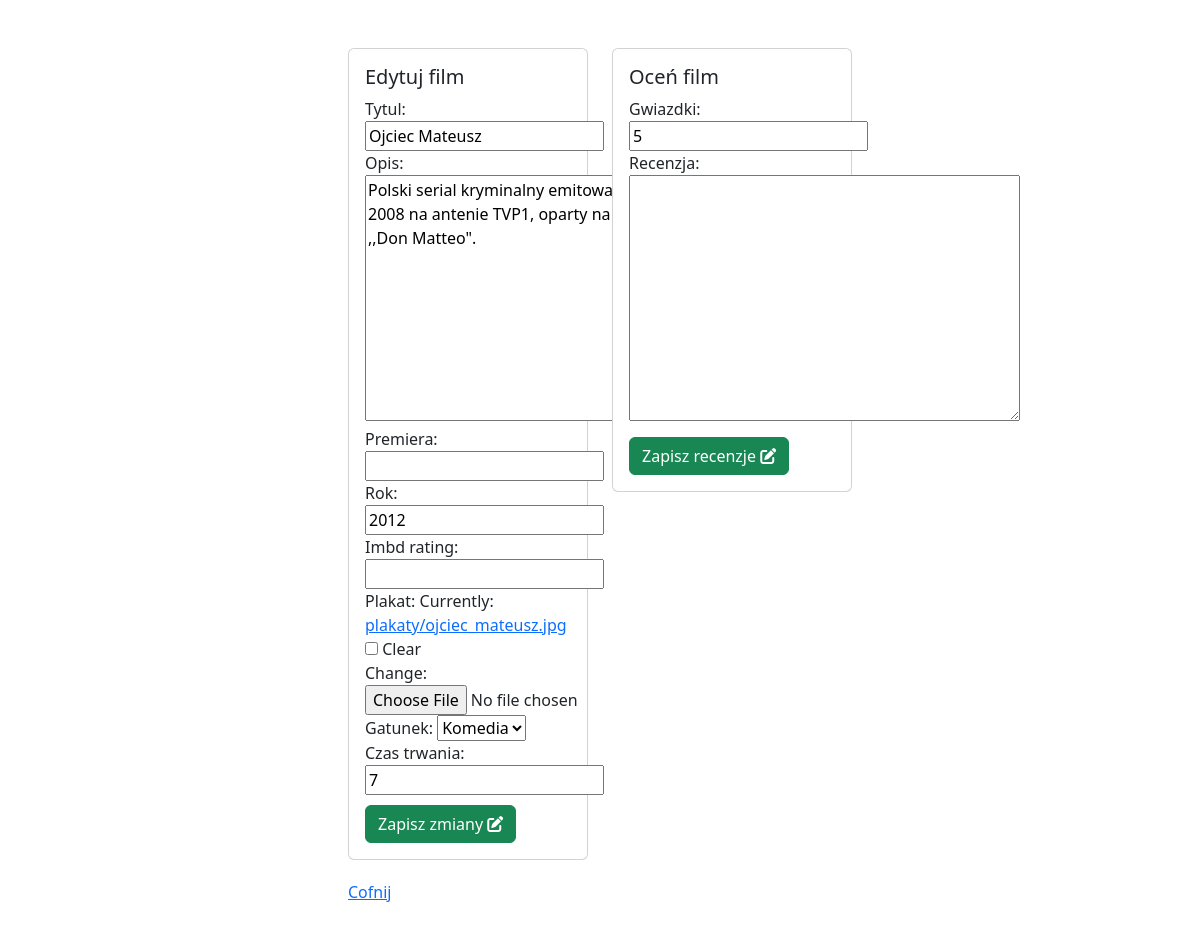
The page /filmy/edytuj/3/ (signed in) on the database its author committed.
### filmyweb/models.py (models this page shows, shortened)
class Film(models.Model):
    tytul = models.CharField(max_length=64,  blank=False, unique=True)
    rok = models.PositiveSmallIntegerField(default=2000)
    opis = models.TextField(default="")
    premiera = models.DateField(null=True, blank=True)
    imbd_rating = models.DecimalField(max_digits=4, decimal_places=2,
                                      null=True, blank=True)
    plakat = models.ImageField(upload_to="plakaty", null=True, blank=True)
    dodatkowe = models.OneToOneField(DodatkoweInfo, on_delete=models.CASCADE, null=True, blank=True)

class DodatkoweInfo(models.Model):
    GATUNEK = {
        (0,'inne'),
        (1, 'Horror'),
        (2, 'Komedia'),
        (3, 'Sci-fi'),
        (4, 'Dramat'),
        }
    czas_trwania = models.PositiveSmallIntegerField(default=0)
    gatunek = models.PositiveSmallIntegerField(default=0, choices=GATUNEK)

### filmyweb/views.py (the view, shortened to what this page needs)
# urls.py: path('edytuj/<int:id>/', edytuj_film, name="edytuj_film"),
@login_required
def edytuj_film(request, id):
    film = get_object_or_404(Film, pk=id)
    form = FilmForm(request.POST or None, request.FILES or None, instance=film)
    form_extra = FilmFormExtra(request.POST or None, request.FILES or None, instance=film.dodatkowe)
    form_ocena = OcenaForm(request.POST or None)
    oceny = Ocena.objects.filter(film=film)
    if request.method =='POST':
        if 'gwiazdki' in request.POST:
            ocena = form_ocena.save(commit=False)
            ocena.film = film
            ocena.save()
    return render(request, 'film_form.html', {'form': form, 'form_extra': form_extra, 'form_ocena': form_ocena, 'czy_nowy': False})

### filmyweb/forms.py
class FilmForm(ModelForm):
    class Meta:
        model = Film
        fields = ['tytul', 'opis', 'premiera', 'rok', 'imbd_rating', 'plakat']

class FilmFormExtra(ModelForm):
    class Meta:
        model = DodatkoweInfo
        fields = ['gatunek', 'czas_trwania']

### templates/film_form.html (shortened to what this page needs)
{% extends 'glowny.html' %}
{% load bootstrap %}
{% block strona %}
    <div class="row">
        {% if czy_nowy %}
            <div class="card" style="width: 42rem;">
                <div class="card-body">
                    <h5 class="card-title">Dodaj film</h5>
                    <form method="post" enctype="multipart/form-data">
                        {% csrf_token %}
                        {{ form|bootstrap }}
                        {{ form_extra|bootstrap }}
                        <div style="margin-top: 10px;">
                            <button type="submit" class="btn btn-success">Dodaj film <i class="fa-solid fa-plus"></i></button>
                        </div>
                    </form>
                </div>
            </div>
        {% else %}
            <div class="col-lg-6">
                <div class="card custom-card">
                    <div class="card-body">
                        <h5 class="card-title">{% if czy_nowy %}Dodaj film{% else %}Edytuj film{% endif %}</h5>
                        <form method="post" enctype="multipart/form-data">
                            {{ form|bootstrap }}
                            {{ form_extra|bootstrap }}
                            <div style="margin-top: 10px;">
                                <button type="submit" class="btn btn-success">
                                    {% if czy_nowy %}Dodaj film{% else %}Zapisz zmiany{% endif %}
                                    <i class="fa-solid fa-pen-to-square"></i>
                                </button>
                            </div>
                        </form>
                    </div>
                </div>
            </div>
            <div class="col-lg-6">
                <div class="card custom-card">
                    <div class="card-body">
                        <h5 class="card-title">Oceń film</h5>
                        <form method="post" enctype="multipart/form-data">
                            {{ form_ocena|bootstrap }}
                            <div style="margin-top: 10px;">
                                <button type="submit" class="btn btn-success">Zapisz recenzje <i class="fa-solid fa-pen-to-square"></i></button>
                            </div>
                        </form>
                    </div>
                </div>
            </div>
        {% endif %}
    <a href="{% url 'wszystkie_filmy' %}">Cofnij</a>
    </div>
{% endblock %}

### filmyweb/static/nowy.css (style rules this page uses)
body { padding: 3rem; position: absolute; left: 50%; transform: translate(-50%); }

### templates/film_form.html (style rules this page uses)
.custom-card { margin-bottom: 20px; }

### rows shown on the page
Film: tytul "Ojciec Mateusz", opis "Polski serial kryminalny emitowany od 11 listopada 2008 na antenie TVP1, oparty na włoskim serialu ,,Don Matteo\".", rok "2012"
DodatkoweInfo: gatunek "Komedia", czas_trwania "7"
